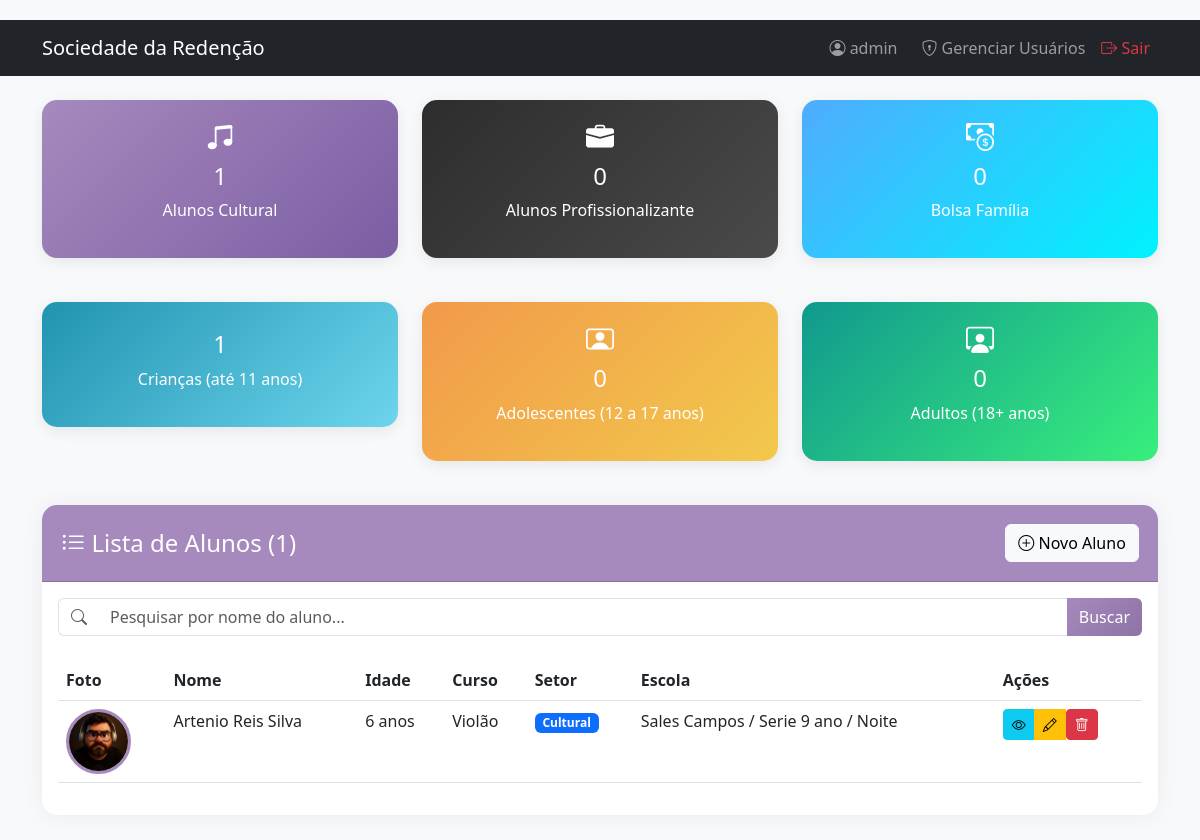
/ (signed in), run on the app's committed database.
### models.py (models this page shows, shortened)
class Aluno(db.Model):
    id = db.Column(db.Integer, primary_key=True)
    foto = db.Column(db.String(200), nullable=True)
    nome_completo = db.Column(db.String(100), nullable=False)
    cpf = db.Column(db.String(14), nullable=True)
    telefone = db.Column(db.String(20), nullable=True)
    data_nascimento = db.Column(db.Date, nullable=False)
    idade = db.Column(db.Integer, nullable=False)
    nome_pais = db.Column(db.String(100), nullable=False)
    curso = db.Column(db.String(100), nullable=False)
    setor = db.Column(db.String(20), nullable=False)
    endereco = db.Column(db.String(200), nullable=False)
    escola = db.Column(db.String(100), nullable=False)
    trabalho_ficha_adulto = db.Column(db.Boolean, default=False)
    nome_trabalho_profissao = db.Column(db.String(100), nullable=True)
    bolsa_familia = db.Column(db.Boolean, default=False)
    irmaos = db.Column(db.Integer, default=0)
    renda_familiar = db.Column(db.Float, nullable=False)
    pessoas_residencia = db.Column(db.Integer, nullable=False)
    desistencia = db.Column(db.String(10), default='NÃO')
    observacao = db.Column(db.Text, nullable=True)
    data_cadastro = db.Column(db.DateTime, default=datetime.utcnow)

### app.py (the view)
@app.route('/')
@login_required
def index():
    termo_busca = request.args.get('q', '')
    if termo_busca:
        alunos = Aluno.query.filter(Aluno.nome_completo.ilike(f'%{termo_busca}%')).order_by(Aluno.nome_completo).all()
    else:
        alunos = Aluno.query.order_by(Aluno.nome_completo).all()
    cultural = Aluno.query.filter_by(setor='CULTURAL', desistencia='NÃO').count()
    profissional = Aluno.query.filter_by(setor='PROFISSIONALIZANTE', desistencia='NÃO').count()
    bolsa = Aluno.query.filter_by(bolsa_familia=True, desistencia='NÃO').count()
    criancas = Aluno.query.filter(Aluno.idade < 12, Aluno.desistencia == 'NÃO').count()
    adolescentes = Aluno.query.filter(Aluno.idade >= 12, Aluno.idade < 18, Aluno.desistencia == 'NÃO').count()
    adultos = Aluno.query.filter(Aluno.idade >= 18, Aluno.desistencia == 'NÃO').count()
    return render_template('index.html', alunos=alunos, cultural=cultural, profissionalizante=profissional,
                           bolsa_familia=bolsa, criancas=criancas, adolescentes=adolescentes, adultos=adultos,
                           total_alunos=len(alunos), termo_busca=termo_busca)

### app.py (called while the page is built)
def login_required(f):
    @wraps(f)
    def decorated_function(*args, **kwargs):
        if 'logged_in' not in session:
            return redirect(url_for('login'))
        return f(*args, **kwargs)
    return decorated_function

@app.context_processor
def utility_processor():
    def format_currency(value): return f"R$ {value:,.2f}".replace('.', ',')
    def format_date(value): return value.strftime('%d/%m/%Y') if value else ""
    return dict(format_currency=format_currency, format_date=format_date, now=datetime.now())

### templates/index.html (shortened to what this page needs)
{% extends "base.html" %}
{% block content %}
<div class="row mb-4">
    <div class="col-md-4">
        <div class="stat-card stat-cultural">
            <h3><i class="bi bi-music-note-beamed"></i></h3>
            <h4>{{ cultural }}</h4>
            <p>Alunos Cultural</p>
        </div>
    </div>
    <div class="col-md-4">
        <div class="stat-card stat-profissional">
            <h3><i class="bi bi-briefcase-fill"></i></h3>
            <h4>{{ profissionalizante }}</h4>
            <p>Alunos Profissionalizante</p>
        </div>
    </div>
    <div class="col-md-4">
        <div class="stat-card stat-bolsa">
            <h3><i class="bi bi-cash-coin"></i></h3>
            <h4>{{ bolsa_familia }}</h4>
            <p>Bolsa Família</p>
        </div>
    </div>
</div>
<div class="row mb-4">
    <div class="col-md-4">
        <div class="stat-card stat-crianca">
            <h4>{{ criancas }}</h4>
            <p>Crianças (até 11 anos)</p>
        </div>
    </div>
    <div class="col-md-4">
        <div class="stat-card stat-adolescente">
            <h3><i class="bi bi-person-video"></i></h3>
            <h4>{{ adolescentes }}</h4>
            <p>Adolescentes (12 a 17 anos)</p>
        </div>
    </div>
    <div class="col-md-4">
        <div class="stat-card stat-adulto">
            <h3><i class="bi bi-person-workspace"></i></h3>
            <h4>{{ adultos }}</h4>
            <p>Adultos (18+ anos)</p>
        </div>
    </div>
</div>
<div class="card">
    <div class="card-header d-flex justify-content-between align-items-center">
        <h4 class="mb-0"><i class="bi bi-list-ul"></i> Lista de Alunos ({{ total_alunos }})</h4>
        <a href="{{ url_for('cadastrar') }}" class="btn btn-light">
            <i class="bi bi-plus-circle"></i> Novo Aluno
        </a>
    </div>
    <div class="card-body">
        <form method="GET" action="{{ url_for('index') }}" class="mb-4">
            <div class="input-group">
                <span class="input-group-text bg-white border-end-0">
                    <i class="bi bi-search text-muted"></i>
                </span>
                <input type="text" name="q" class="form-control border-start-0"
                       placeholder="Pesquisar por nome do aluno..." value="{{ termo_busca }}">
                <button class="btn btn-primary" type="submit">Buscar</button>
            </div>
        </form>
        {% if alunos %}
        <div class="table-responsive">
            <table class="table table-hover">
                <thead>
                    <tr>
                        <th>Foto</th>
                        <th>Nome</th>
                        <th>Idade</th>
                        <th>Curso</th>
                        <th>Setor</th>
                        <th>Escola</th>
                        <th>Ações</th>
                    </tr>
                </thead>
                <tbody>
                    {% for aluno in alunos %}
                    <tr>
                        <td>
                            {% if aluno.foto %}
                            <img src="{{ url_for('uploaded_file', filename=aluno.foto) }}"
                                 class="aluno-foto"
                                 alt="{{ aluno.nome_completo }}">
                            {% else %}
                            <div class="aluno-foto bg-secondary d-flex align-items-center justify-content-center">
                                <i class="bi bi-person-fill text-white" style="font-size: 2rem;"></i>
                            </div>
                            {% endif %}
                        </td>
                        <td>{{ aluno.nome_completo }}</td>
                        <td>{{ aluno.idade }} anos</td>
                        <td>{{ aluno.curso }}</td>
                        <td>
                            {% if aluno.setor == 'CULTURAL' %}
                            <span class="badge bg-primary">Cultural</span>
                            {% else %}
                            <span class="badge bg-success">Profissionalizante</span>
                            {% endif %}
                        </td>
                        <td>{{ aluno.escola }}</td>
                        <td>
                            <div class="btn-group" role="group">
                                <a href="{{ url_for('visualizar', id=aluno.id) }}"
                                   class="btn btn-sm btn-info" title="Visualizar">
                                    <i class="bi bi-eye"></i>
                                </a>
                                <a href="{{ url_for('editar', id=aluno.id) }}"
                                   class="btn btn-sm btn-warning" title="Editar">
                                    <i class="bi bi-pencil"></i>
                                </a>
                                <form action="{{ url_for('excluir', id=aluno.id) }}"
                                      method="POST"
                                      class="d-inline"
                                      onsubmit="return confirm('Tem certeza que deseja excluir este aluno?');">
                                    <button type="submit" class="btn btn-sm btn-danger" title="Excluir">
                                        <i class="bi bi-trash"></i>
                                    </button>
                                </form>
                            </div>
                        </td>
                    </tr>
                    {% endfor %}
                </tbody>
            </table>
        </div>
        {% endif %}
    </div>
</div>
{% endblock %}

### templates/base.html (shortened to what this page needs)
<!DOCTYPE html>
<html lang="pt-BR">
<head>
    <link href="https://cdn.jsdelivr.net/npm/bootstrap@5.3.0/dist/css/bootstrap.min.css" rel="stylesheet">
    <link rel="stylesheet" href="https://cdn.jsdelivr.net/npm/bootstrap-icons@1.10.0/font/bootstrap-icons.css">
    <link rel="stylesheet" href="{{ url_for('static', filename='css/style.css') }}">
</head>
<body>
    <nav class="navbar navbar-expand-lg navbar-dark bg-dark mb-4">
        <div class="container">
            <a class="navbar-brand" href="{{ url_for('index') }}">Sociedade da Redenção</a>
            {% if session.logged_in %}
            <div class="navbar-nav ms-auto">
                <span class="navbar-text me-3"><i class="bi bi-person-circle"></i> {{ session.username }}</span>
                <a class="nav-link" href="{{ url_for('listar_usuarios') }}"><i class="bi bi-shield-lock"></i> Gerenciar Usuários</a>
                <a class="nav-link text-danger" href="{{ url_for('logout') }}"><i class="bi bi-box-arrow-right"></i> Sair</a>
            </div>
            {% endif %}
        </div>
    </nav>
    <div class="container">
        {% block content %}{% endblock %}
    </div>
</body>
</html>

### static/css/style.css (style rules this page uses)
:root { --primary-color: #a689bd; --secondary-color: #2d2d2d; --success-color: #28a745; --info-color: #17a2b8; --warning-color: #ffc107; --danger-color: #dc3545; --light-color: #f8f9fa; --dark-color: #2d2d2d; }
body { background-color: #f8f9fa; font-family: 'Segoe UI', Tahoma, Geneva, Verdana, sans-serif; padding-top: 20px; }
.card { border: none; box-shadow: 0 0 25px rgba(0,0,0,0.06); border-radius: 15px; margin-bottom: 25px; }
.card-header { background-color: var(--primary-color); color: white; border-radius: 15px 15px 0 0 !important; padding: 1.2rem; font-weight: 600; }
.btn-primary { background: linear-gradient(135deg, var(--primary-color) 0%, #8e73a5 100%); border: none; transition: 0.3s; }
.aluno-foto { width: 65px; height: 65px; object-fit: cover; border-radius: 50%; border: 3px solid var(--primary-color); background-color: #fff; }
.stat-card { text-align: center; padding: 20px; border-radius: 15px; color: white; margin-bottom: 20px; box-shadow: 0 4px 15px rgba(0,0,0,0.08); }
.stat-cultural { background: linear-gradient(135deg, var(--primary-color) 0%, #7b5ea3 100%); }
.stat-profissional { background: linear-gradient(135deg, var(--secondary-color) 0%, #4a4a4a 100%); }
.stat-bolsa { background: linear-gradient(135deg, #4facfe 0%, #00f2fe 100%); }
.stat-crianca { background: linear-gradient(135deg, #2193b0 0%, #6dd5ed 100%); }
.stat-adolescente { background: linear-gradient(135deg, #f2994a 0%, #f2c94c 100%); }
.stat-adulto { background: linear-gradient(135deg, #11998e 0%, #38ef7d 100%); }

### data on the page
Aluno: foto (picture), nome_completo "Artenio Reis Silva", idade "6", curso "Violão", setor "Cultural", escola "Sales Campos / Serie 9 ano / Noite"

### other printed values
{{ session.username }} "admin"
{{ cultural }} "1"
{{ profissionalizante }} "0"
{{ bolsa_familia }} "0"
{{ criancas }} "1"
{{ adolescentes }} "0"
{{ adultos }} "0"
{{ total_alunos }} "1"
